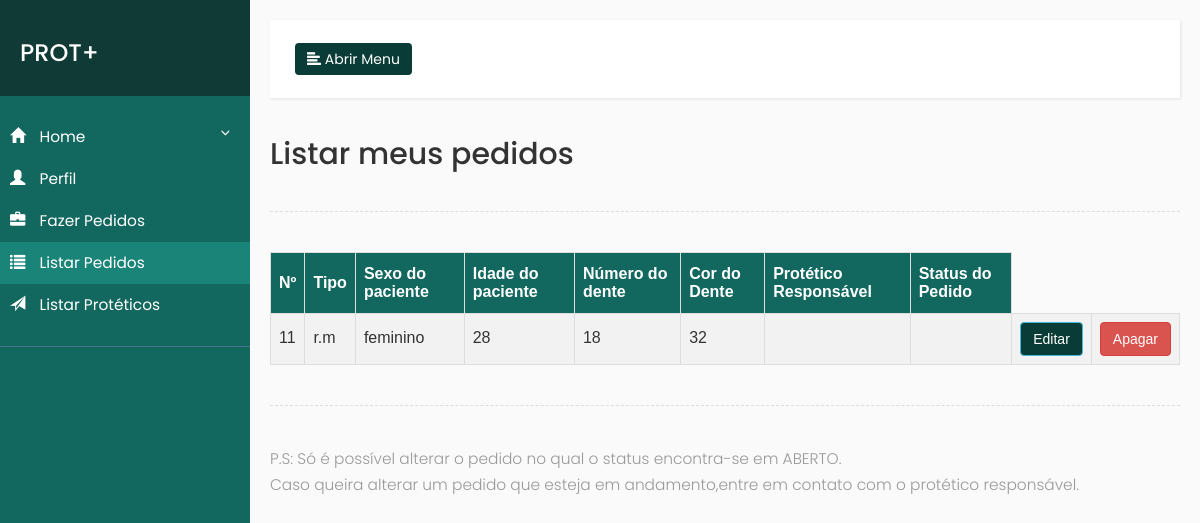
The app's page /listaPedidos.php (signed in), older data.
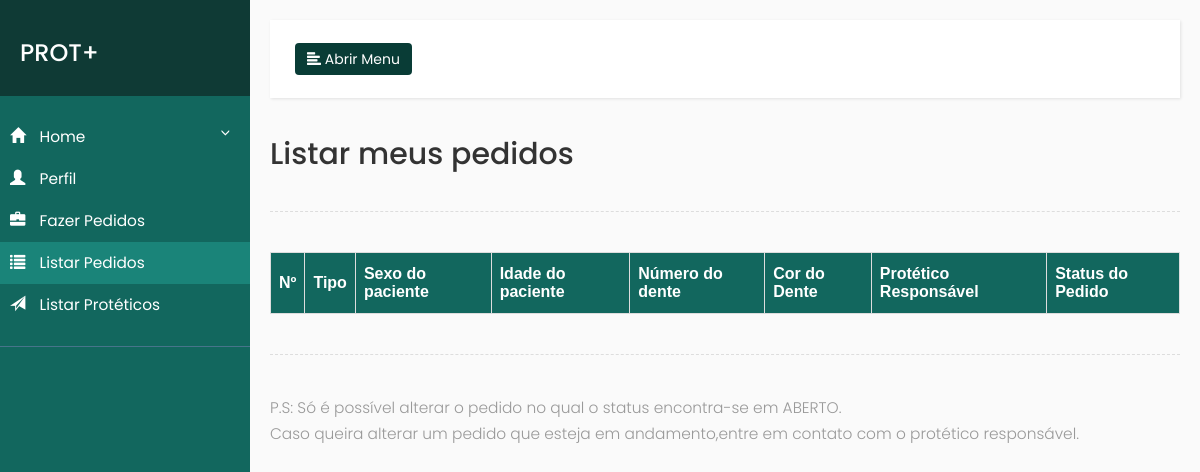
The same page, newer data.
### tables this page shows
CREATE TABLE `pedidos` (
  `id` int(50) NOT NULL,
  `trabalho` varchar(100) NOT NULL,
  `sexo` varchar(50) NOT NULL,
  `idade_paciente` varchar(50) NOT NULL,
  `num_dente` varchar(50) NOT NULL,
  `cor_dente` varchar(50) NOT NULL,
  `obs` varchar(500) NOT NULL,
  `dentista` varchar(500) NOT NULL,
  `disponibilidade` varchar(400) NOT NULL,
  `protetico_resp` varchar(500) NOT NULL,
  `valor_medio` int(10) NOT NULL,
  `estado` varchar(500) NOT NULL,
  `data_entrega` date NOT NULL,
  `disponibilidade2` varchar(500) NOT NULL
);

### listaPedidos.php (the view, shortened to what this page needs)
<?php
include("conecta.php");
$dentista = $_SESSION['login'];
$consulta = "SELECT * FROM pedidos WHERE dentista = '$dentista'";
$con = $conexao ->query($consulta) or die ($con->error);
?>
<html>
    <head>
        <link rel="stylesheet" href="https://maxcdn.bootstrapcdn.com/bootstrap/3.3.7/css/bootstrap.min.css">
        <link rel="stylesheet" href="css/sidebar.css">
    </head>
    <body>
        <div class="wrapper">
            <nav id="sidebar">
                <div class="sidebar-header">
                    <h3>PROT+</h3>
                </div>
                <ul class="list-unstyled components">
                    <li>
                        <a href="#homeSubmenu" data-toggle="collapse" aria-expanded="false">
                            <i class="glyphicon glyphicon-home"></i>
                            Home
                        </a>
                    </li>
                    <li>
                        <a href="#">
                            <i class="glyphicon glyphicon-user"></i>
                            Perfil
                        </a>
                    </li>
                    <li>
                        <a href="pedidosDentista.php">
                            <i class="glyphicon glyphicon-briefcase"></i>
                            Fazer Pedidos
                        </a>
                    </li>
                    <li class="active">
                        <a href="listaPedidos.php">
                            <i class="glyphicon glyphicon-list"></i>
                            Listar Pedidos
                        </a>
                    </li>
                    <li>
                        <a href="listaProtetico.php?estado=">
                            <i class="glyphicon glyphicon-send"></i>
                            Listar Protéticos
                        </a>
                    </li>
                </ul>
            </nav>
            <div id="content">
                <nav class="navbar navbar-default">
                    <div class="container-fluid">
                        <div class="navbar-header">
                            <button type="button" id="sidebarCollapse" class="btn btn-info navbar-btn">
                                <i class="glyphicon glyphicon-align-left"></i>
                                <span>Abrir Menu</span>
                            </button>
                        </div>
                    </div>
                </nav>
                <h2>Listar meus pedidos</h2>
                <div class="line"></div>
                <table id="tabelaCustom">
                	<tr>
                		<th>Nº</th>
                        <th>Tipo</th>
                        <th>Sexo do paciente</th>
                        <th>Idade do paciente</th>
                        <th>Número do dente</th>
                        <th>Cor do Dente</th>
                        <th>Protético Responsável</th>
                        <th>Status do Pedido</th>
                	</tr>
                	<?php while($dado = $con->fetch_array()){?>
                	<tr>
                		<td style="padding-bottom: 10px;"><?php echo $dado["id"];?></td>
                        <td style="padding-bottom: 10px;"><?php echo $dado["trabalho"];?></td>
                		<td style="padding-bottom: 10px;"><?php echo $dado["sexo"];?></td>
                		<td style="padding-bottom: 10px;"><?php echo $dado["idade_paciente"];?></td>
                        <td style="padding-bottom: 10px;"><?php echo $dado["num_dente"];?></td>
                        <td style="padding-bottom: 10px;"><?php echo $dado["cor_dente"];?></td>
                        <td style="padding-bottom: 10px;"><?php echo $dado["protetico_resp"];?></td>
                        <td style="padding-bottom: 10px;"><?php echo $dado["disponibilidade"];?></td>
                        <td><button <?php if ($dado["disponibilidade"] == "Em Andamento") echo "disabled" ?> type="button" class="btn btn-info" data-toggle="modal" data-target="#alterarMODAL<?php echo $dado["id"]?>">Editar</button></td>
                        <form action="deletarPedido.php" method="get">
                        <td><button <?php if ($dado["disponibilidade"] == "Em Andamento") echo "disabled" ?> type="submit" onclick="deletado_Sucesso()" class="btn btn-danger">Apagar</button></td>
                        </form>
                	</tr>
                	<?php } ?>
                </table>
                <div class="line"></div>
               <p>
                P.S: Só é possível alterar o pedido no qual o status encontra-se em ABERTO.
                <br>
                Caso queira alterar um pedido que esteja em andamento,entre em contato com o protético responsável.
                </p>
            </div>
        </div>
    </body>
</html>

Row changes from the older to the newer data that the page shows:
removed pedidos: id "11", trabalho "r.m", sexo "feminino", idade_paciente "28", num_dente "18", cor_dente "32"
